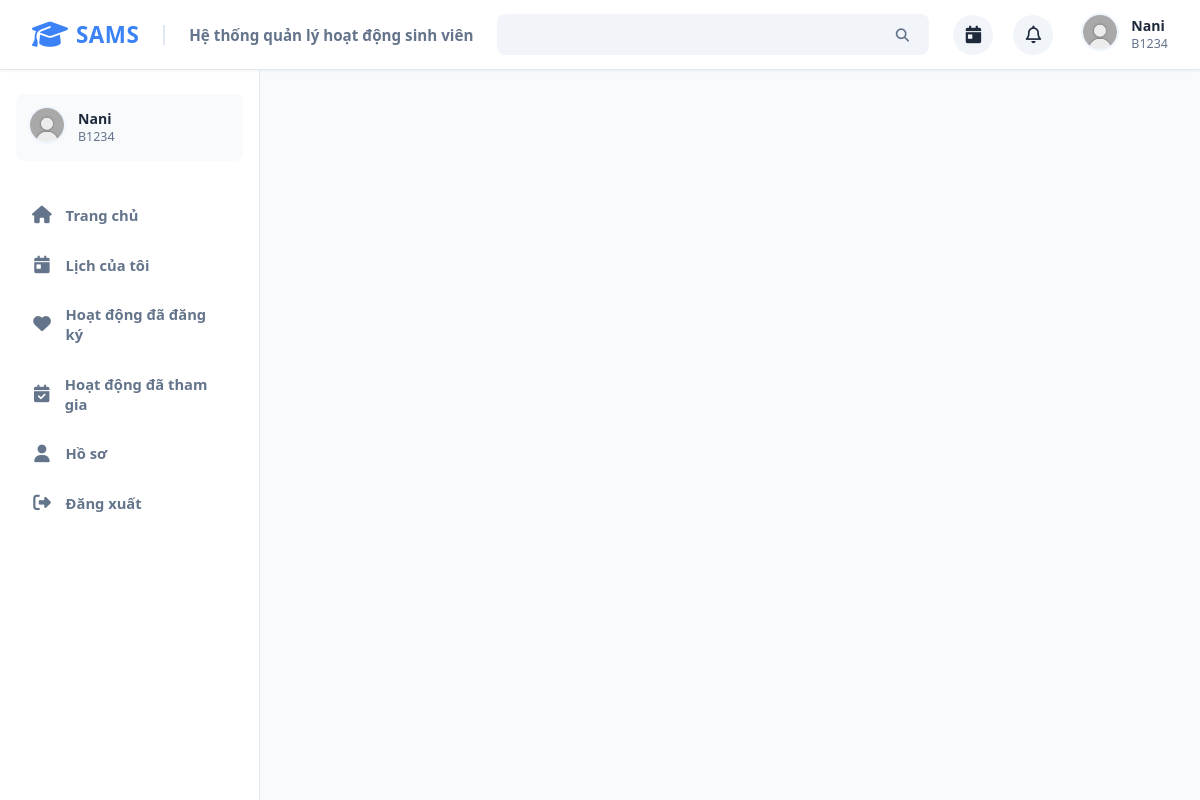
/user/homepage.php (signed in), run on the app's committed database.
### tables this page shows
CREATE TABLE `sinhvien` (
  `MSSV` varchar(10) NOT NULL,
  `MaTaiKhoan` int(11) NOT NULL,
  `MaDonVi` varchar(11) NOT NULL,
  `MaNganh` varchar(11) NOT NULL,
  `HoTen` varchar(250) NOT NULL,
  `Khoa` int(11) NOT NULL,
  `GioiTinh` tinyint(1) NOT NULL,
  `NgaySinh` date NOT NULL,
  `SoDienThoai` varchar(12) NOT NULL,
  `AnhDaiDien` varchar(256) NOT NULL
);

### user/auth.php (called while the page is built)
<?php
$sql1 = "SELECT sv.*, n.TenNganh, dv.TenDonVi
        FROM sinhvien sv
        INNER JOIN nganh n ON sv.MaNganh = n.MaNganh
        INNER JOIN donvi dv ON sv.MaDonVi = dv.MaDonVi
        WHERE sv.MaTaiKhoan = ?";
$stmt1 = $conn->prepare($sql1);
$stmt1->execute([$_SESSION['user_id']]);
$user = $stmt1->fetch(PDO::FETCH_ASSOC);
?>

### user/homepage.php (the view, shortened to what this page needs)
<?php
require_once "../config/db.php";
require_once "auth.php";
?>
<!DOCTYPE html>
<html lang="en">
<head>
    <link rel="stylesheet" href="https://cdnjs.cloudflare.com/ajax/libs/font-awesome/6.5.2/css/all.min.css">
    <link rel="stylesheet" href="../assets/css/search.css">
    <link rel="stylesheet" href="../assets/css/user-pages.css">
</head>
<body>
    <header>
        <div class="homepage-header">
            <div class="homepage-header-left">
                <div class="homepage-header-logo">
                    <i class="fa-solid fa-graduation-cap"></i>
                    <h2>SAMS</h2>
                </div>
                <div class="homepage-header-tiltle">
                    Hệ thống quản lý hoạt động sinh viên
                </div>
            </div>
            <div class="homepage-search-act">
                <div class="homepage-btn-search-act">
                        <input type="text" name="activity" class="search-input" data-type="activity" id="activity" >
                        <button type="button" id="btn-search-act">
                            <i class="fa-solid fa-magnifying-glass"></i>
                        </button>
                </div>
            </div>
            <div class="homepage-header-left">
                <div class="btn-add-act">
                    <button title="Lịch của tôi">
                        <i class="fa-solid fa-calendar-day"></i>
                    </button>
                </div>
                <div class="notify-bell">
                    <i class="fa-regular fa-bell"></i>
                </div>
                <div class="homepage-header-org">
                    <div class="header-org-img">
                        <img src="<?= $user['AnhDaiDien'] ?>" alt="Ảnh đại diện">
                    </div>
                    <div class="header-org-name">
                        <b><?= $user['HoTen'] ?></b>
                        <span>
                            <?= $user['MSSV'] ?>
                        </span>
                    </div>
                </div>
            </div>
        </div>
    </header>
    <div class="container">
        <div class="left-container">
            <div class="left-side">
                <div class="homepage-left-org">
                    <div class="header-org-img">
                        <img src="<?= $user['AnhDaiDien'] ?>" alt="Ảnh đại diện">
                    </div>
                    <div class="header-org-name">
                        <b><?= $user['HoTen'] ?></b>
                        <span><?= $user['MSSV']  ?></span>
                    </div>
                </div>
                <div class="navbar">
                    <div class="navbar-item" data-page="dashboard">
                        <i class="fa-solid fa-house"></i>
                        <span>Trang chủ</span>
                    </div>
                    <div class="navbar-item" data-page="my-calculate">
                        <i class="fa-solid fa-calendar-day"></i>
                        <span>Lịch của tôi</span>
                    </div>
                    <div class="navbar-item" data-page="registered-act">
                        <i class="fa-solid fa-heart"></i>
                        <span>Hoạt động đã đăng ký</span>
                    </div>
                    <div class="navbar-item" data-page="joined-act">
                        <i class="fa-solid fa-calendar-check"></i>
                        <span>Hoạt động đã tham gia</span>
                    </div>
                    <div class="navbar-item" data-page="profile">
                        <i class="fa-solid fa-user"></i>
                        <span>Hồ sơ</span>
                    </div>
                    <div class="navbar-item">
                        <a href="../logout.php">
                            <i class="fa-solid fa-right-from-bracket"></i>
                            <span>Đăng xuất</span>
                        </a>
                    </div>
                </div>
            </div>
        </div>
        <div class="right-container">
        </div>
    </div>
</body>
</html>

### assets/css/user-pages.css (style rules this page uses)
:root { --primary-color: #3b82f6; --primary-light: #eff6ff; --primary-hover: #2563eb; --text-dark: #1e293b; --text-muted: #64748b; --bg-main: #f8fafc; --border-color: #e2e8f0; --shadow-sm: 0 1px 3px rgba(0, 0, 0, 0.05); --shadow-md: 0 4px 6px -1px rgba(0, 0, 0, 0.08); --transition-fast: all 0.2s ease-in-out; }
* { margin: 0; padding: 0; box-sizing: border-box; font-family: "Segoe UI", Roboto, Helvetica, Arial, sans-serif; }
body { background-color: var(--bg-main); color: var(--text-dark); min-height: 100vh; display: flex; flex-direction: column; }
header { background-color: #ffffff; border-bottom: 1px solid var(--border-color); position: fixed; top: 0; left: 0; right: 0; height: 70px; z-index: 999; box-shadow: var(--shadow-sm); }
.homepage-header { height: 100%; padding: 0 2rem; display: flex; align-items: center; justify-content: space-between; gap: 1.5rem; }
.homepage-header-left:first-of-type { display: flex; align-items: center; gap: 1.5rem; }
.homepage-header-logo { display: flex; align-items: center; gap: 0.5rem; color: var(--primary-color); }
.homepage-header-logo i { font-size: 1.8rem; }
.homepage-header-logo h2 { font-size: 1.4rem; font-weight: 800; letter-spacing: 0.5px; }
.homepage-header-tiltle { font-size: 0.95rem; font-weight: 600; color: var(--text-muted); border-left: 2px solid var(--border-color); padding-left: 1.5rem; }
.homepage-search-act { flex: 1; max-width: 450px; position: relative; }
.homepage-btn-search-act { display: flex; align-items: center; background-color: #f1f5f9; border: 1px solid transparent; border-radius: 0.5rem; overflow: hidden; transition: var(--transition-fast); }
.homepage-btn-search-act .search-input { width: 100%; padding: 0.6rem 1rem; border: none; outline: none; background: transparent; font-size: 0.9rem; color: var(--text-dark); }
.homepage-btn-search-act #btn-search-act { padding: 0.6rem 1.2rem; background: transparent; border: none; color: var(--text-muted); cursor: pointer; transition: var(--transition-fast); }
.homepage-header-left:last-of-type { display: flex; align-items: center; gap: 1.25rem; }
.btn-add-act button, .notify-bell { width: 40px; height: 40px; display: flex; align-items: center; justify-content: center; border-radius: 50%; background-color: #f1f5f9; color: var(--text-dark); border: none; cursor: pointer; font-size: 1.1rem; transition: var(--transition-fast); }
.homepage-header-org { display: flex; align-items: center; gap: 0.75rem; padding-left: 0.5rem; }
.header-org-img img { width: 38px; height: 38px; border-radius: 50%; object-fit: cover; border: 2px solid var(--primary-light); }
.header-org-name { display: flex; flex-direction: column; line-height: 1.3; }
.header-org-name b { font-size: 0.88rem; font-weight: 600; color: var(--text-dark); }
.header-org-name span { font-size: 0.78rem; color: var(--text-muted); }
.container { display: flex; margin-top: 70px; min-height: calc(100vh - 70px); width: 100%; }
.left-container { width: 260px; background-color: #ffffff; border-right: 1px solid var(--border-color); position: fixed; top: 70px; bottom: 0; left: 0; overflow-y: auto; z-index: 990; }
.left-side { padding: 1.5rem 1rem; display: flex; flex-direction: column; gap: 2rem; }
.homepage-left-org { display: flex; align-items: center; gap: 0.75rem; padding: 0.75rem; background-color: var(--bg-main); border-radius: 0.5rem; }
.navbar { display: flex; flex-direction: column; gap: 0.35rem; }
.navbar-item { display: flex; align-items: center; gap: 0.85rem; padding: 0.75rem 1rem; color: var(--text-muted); font-size: 0.92rem; font-weight: 600; border-radius: 0.5rem; cursor: pointer; transition: var(--transition-fast); }
.navbar-item a { display: flex; align-items: center; gap: 0.85rem; width: 100%; color: inherit; text-decoration: none; }
.navbar-item i { font-size: 1.1rem; width: 20px; text-align: center; }
.right-container { flex: 1; margin-left: 260px; padding: 2rem; min-width: 0; background-color: var(--bg-main); }

### data on the page
sinhvien: AnhDaiDien (placeholder picture), HoTen "Nani", MSSV "B1234"
